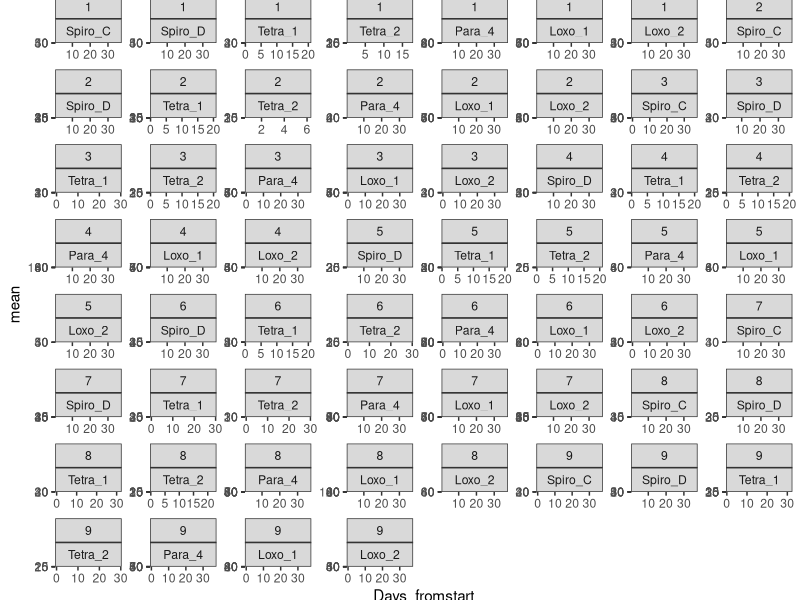
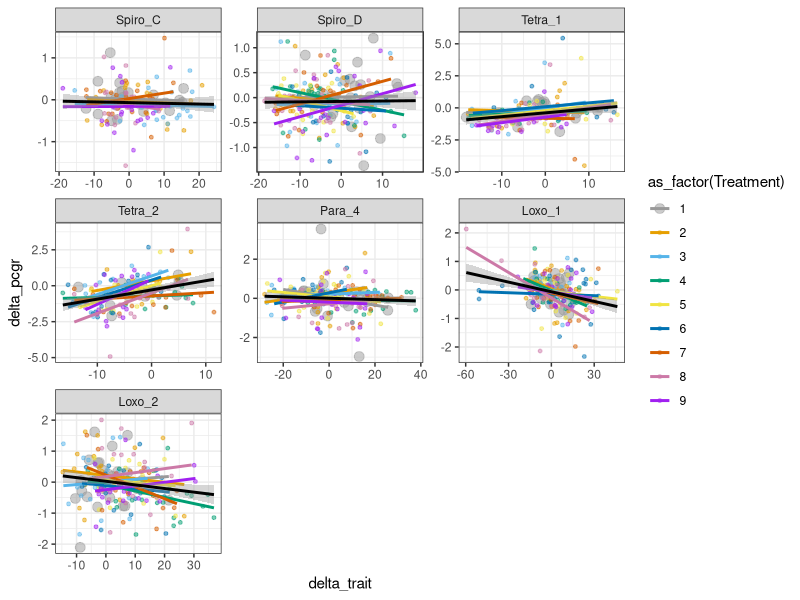

The R script that drew these images, in order: (Note: this script raises an error after producing the figures.)
library(tidyverse)
library(lubridate)
library(mgcv)
cbPalette <- c("#999999", "#E69F00", "#56B4E9", "#009E73", "#F0E442", 
               "#0072B2", "#D55E00", "#CC79A7")#
#devtools::install_github("ctkremer/growthTools")
#library(growthTools)

# CILIATES ------
## Import data and compute pcgr, and only keep specific species-trait combinations----
data_cilia <- read.csv("ciliates/OverviewTraitsFull.csv") %>%
  mutate(strain = as_factor(ID_spec)) %>%
  group_by(Atrazine, Temp, strain) %>%
  mutate(pcgr = log(lead(Parts_permL, 1)/Parts_permL)/(lead(Days_fromstart, 1)-Days_fromstart),
         .after = Parts_permL) %>% 
  filter(pcgr > -5, strain!="Spiro_5") %>% #Kick out extremely negative pcgr, as well as Spiro_5 (not enough data to make a ref model)
  ungroup() %>%
  separate(strain, into = c("species", "sp.strain"), remove=F) %>%#link to species
  group_by(strain) %>%
  mutate(phase = cut_interval(log10(Parts_permL), n=5, labels = FALSE)) %>%
  pivot_longer(mean_ar:sd_linearity, names_to="trait") %>%
  separate(trait, into=c("stat", "trait"), sep="_") %>%
  pivot_wider(names_from=stat, values_from=value) %>%
  mutate(cv=sd/mean)%>%
  filter(((species=="Spiro")&(trait=="speed"))|((species=="Tetra")&(trait=="speed"))
         |((species=="Para")&(trait=="speed"))|((species=="Loxo")&(trait=="speed")))

## fit a reference model for density dependence of population growth ------
# This model only uses the control data, cleaned up, i.e. 
# w/o crashes and lag phases if any. Crash detection happens with a GAM
# No apparent lag phases here.
data_cilia_ref <- data_cilia %>% 
  filter(Treatment==1) 

gam_model <- gam(log10(Parts_permL) ~ strain + 
             s(Days_fromstart, by = strain, k=5),
             data = data_cilia_ref)
data_cilia_ref$predictions <- predict.gam(gam_model) 
data_cilia_ref <- data_cilia_ref %>%
  group_by(strain) %>%
  filter(Days_fromstart < max(Days_fromstart*(predictions==max(predictions))))

ref_model <- lm(data_cilia_ref, 
                formula = pcgr ~ poly(Parts_permL,1)*strain + strain)

## fit a reference model for the trait dynamics ------
ref_model_trait <- gam(log10(mean) ~ strain + 
                   s(log10(Parts_permL), by = strain, k=5),
                   data = data_cilia_ref)
#add predictions to the original data frame
data_cilia$pcgr_ref <- predict.lm(ref_model, newdata = data_cilia)
data_cilia$mean_ref <- 10^predict.gam(ref_model_trait, newdata = data_cilia)

data_cilia <- data_cilia %>%
  mutate(delta_pcgr = pcgr-pcgr_ref) %>%
  mutate(delta_trait = mean-mean_ref)
#plot the data and overlay the reference model of dd
ggplot(data_cilia) +
  theme_bw() + 
  geom_point(aes(x=Days_fromstart, y=mean)) + 
  geom_smooth(method=lm, aes(x=Days_fromstart, y=mean), 
              formula=y ~ poly(x,1), se=F) + #
  geom_line(aes(x=Days_fromstart, y=mean_ref)) +
  facet_wrap(vars(Treatment, strain), scales="free")

#now check if the deviation from the ref model (delta) 
#depends on the trait value
ggplot(data_cilia) +
  theme_bw() + 
  scale_size_manual(values=c(3, rep(1,10))) +
  scale_colour_manual(values=c(cbPalette, "purple")) + 
  geom_point(aes(x=delta_trait, y=delta_pcgr, col=as_factor(Treatment),
                 size=as_factor(Treatment)),
             alpha=0.5) + 
  geom_smooth(method=lm, aes(x=delta_trait, y=delta_pcgr, col=as_factor(Treatment)),
              formula=y ~ poly(x,1), se=F) + 
  geom_smooth(method=lm, aes(x=delta_trait, y=delta_pcgr),
              formula=y ~ poly(x,1), colour="black") +
  facet_wrap(vars(strain), scales="free") #, rows = vars(ID_spec)strain ~ 
 

# CYANO ------
## Import data and compute pcgr, and only keep specific species-trait combinations----
data_cyano <- read.csv("cyanobacteria/mono_data.csv") %>%
  separate(date.time, sep=" ", into = c("date", "time")) %>%
  mutate(day = yday(date), .after = date) %>%
  select(-c(date, time)) %>%
  group_by(strain, treat) %>%
  mutate(day = day - min(day)) %>%
  mutate(pcgr = log(lead(population.mean,1)/population.mean)/(lead(day,1)-day),
         .after = population.mean) %>%
  filter(!is.na(pcgr)) %>%
  ungroup() %>%
  mutate(species = case_when(strain%in%c(2375,2524)~"one",
                             TRUE ~ "two")) %>%#link to species
  mutate(strain = as_factor(strain)) %>%
  group_by(strain) %>%
  mutate(phase = cut_interval(log10(population.mean), n=5, labels = FALSE)) %>%
  select(-population.sd) %>%
  pivot_longer(FSC.HLin.mean:NIR.R.HLin.sd, names_to="trait") %>%
  separate(trait, into=c("trait", "stat"), sep="in.") %>%
  pivot_wider(names_from=stat, values_from=value) %>%
  mutate(cv=sd/mean) %>%
  filter(((species=="one")&(trait=="FSC.HL"))|((species=="two")&(trait=="FSC.HL")))

## fit a reference model of dd--------
# This model only uses the control data, cleaned up, i.e. 
# w/o crashes and lag phases if any. Crash detection happens with a GAM
# no apparent lags
data_cyano_ref <- data_cyano %>% 
  filter(treat=="C") 

gam_model <- gam(log10(population.mean) ~ as_factor(strain) + 
                   s(day, by = as_factor(strain), k=5),
                 data = data_cyano_ref)
data_cyano_ref$predictions <- predict.gam(gam_model) 
data_cyano_ref <- data_cyano_ref %>%
  group_by(strain) %>%
  filter(day < max(day*(predictions==max(predictions))))

ref_model <- lm(data_cyano_ref, formula = pcgr ~ poly(population.mean,1)*strain + strain)

## fit a reference model for the trait dynamics ------
ref_model_trait <- gam(log10(mean) ~ strain + 
                         s(log10(population.mean), by = strain, k=5),
                       data = data_cyano_ref)
#add predictions to the original data frame
data_cyano$pcgr_ref <- predict.lm(ref_model, newdata = data_cyano)
data_cyano$mean_ref <- 10^predict.gam(ref_model_trait, newdata = data_cyano)

data_cyano <- data_cyano %>%
  mutate(delta_pcgr = pcgr-pcgr_ref) %>%
  mutate(delta_trait = mean-mean_ref)

#plot the data and overlay the reference model of dd
ggplot(data_cyano) +
  theme_bw() + 
  geom_point(aes(x=day, y=mean)) + 
  geom_smooth(method=lm, aes(x=day, y=mean), 
              formula=y ~ poly(x,1), se=F) + #
  geom_line(aes(x=day, y=mean_ref)) +
  facet_wrap(vars(treat, strain), scales="free") #, rows = vars(ID_spec)strain ~ 

#now check if delta with ref model depends on the trait
ggplot(data_cyano) +
  theme_bw() + 
  scale_size_manual(values=c(rep(1,2), 3, rep(1,10))) +
  scale_colour_manual(values=cbPalette[c(2,3,1,4)]) + 
  geom_point(aes(x=mean, y=delta_pcgr, col=as_factor(treat), 
                 size=as_factor(treat)), 
             alpha=0.8) + 
  geom_smooth(method=lm, aes(x=mean, y=delta_pcgr, col=as_factor(treat)),
              formula=y ~ poly(x,1), se=F) + 
  geom_smooth(method=lm, aes(x=mean, y=delta_pcgr),
              formula=y ~ poly(x,1), colour="black") +
  facet_wrap(vars(strain), scales="free") #, rows = vars(ID_spec)strain ~ 
#It does seem to be the case. 

# To do:
# Standardize traits
# Do clustering algorithm cf. Lisa's paper? 
